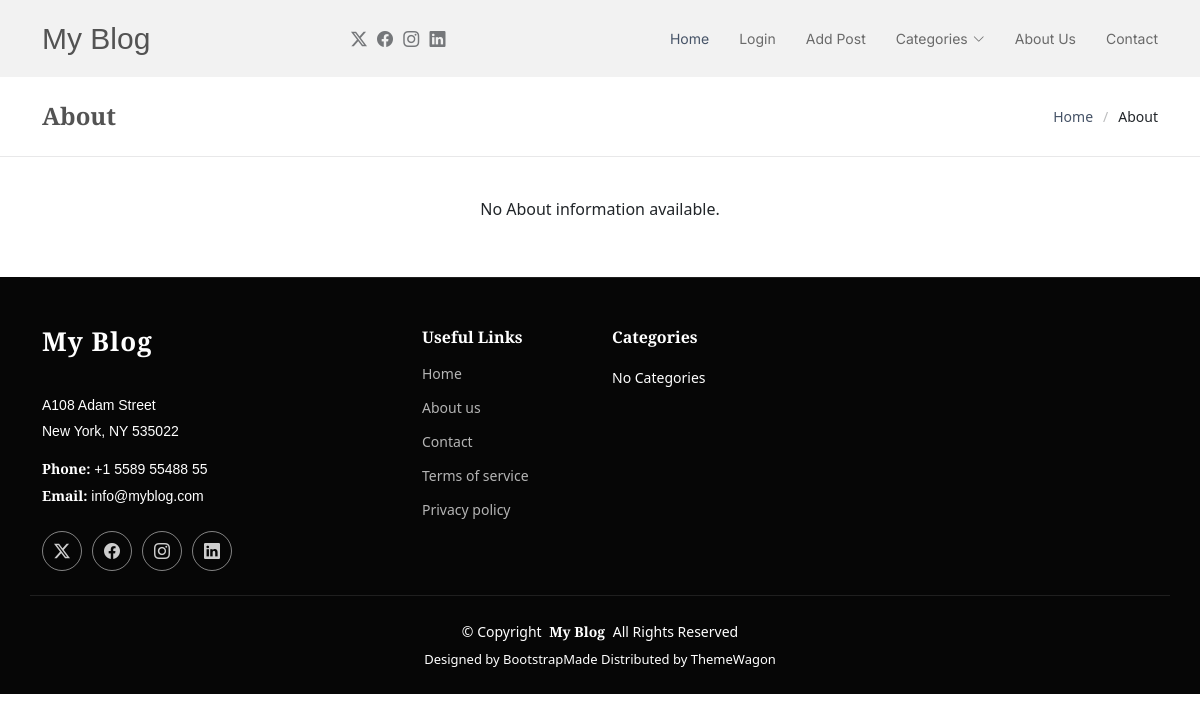
/about_us/about/, run on an earlier commit of the app's database.
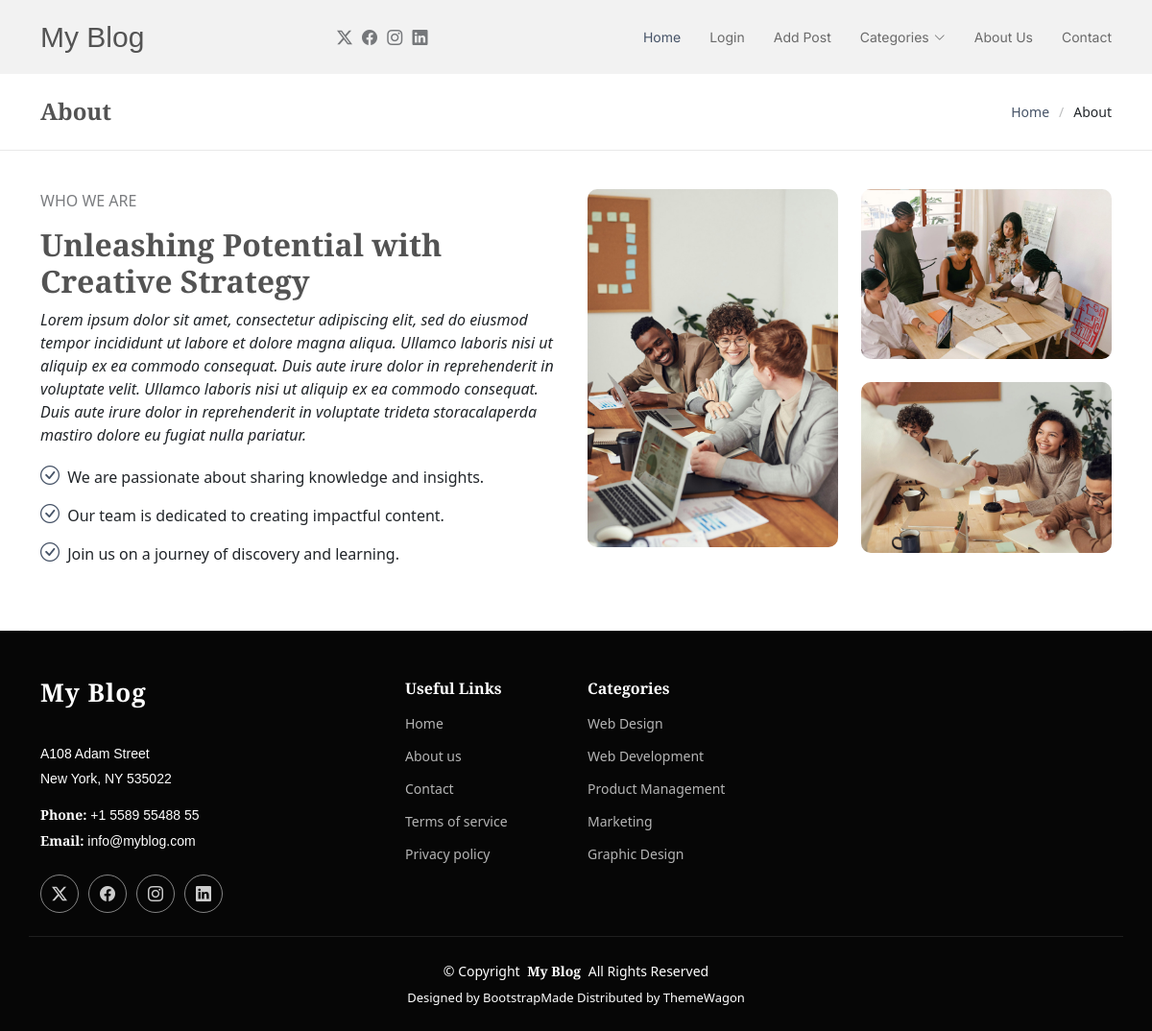
And on a later commit of the database.
### about_us/models.py (models this page shows, shortened)
class About(models.Model):
    title = models.CharField(max_length=100)
    description = models.TextField()
    image = models.ImageField(upload_to='about_us/images/')

### post/models.py (models this page shows, shortened)
class Category(models.Model):
    name = models.CharField(max_length=50)

### about_us/views.py (the view)
# urls.py: path('about/' , views.AboutView.as_view() , name='about'),
class AboutView(ListView):
    model = About
    template_name = 'about_us/about.html'
    context_object_name = 'about'
    def get_context_data(self, **kwargs):
        context = super().get_context_data(**kwargs)
        context['categories'] = Category.objects.all()
        return context

### about_us/templates/about_us/about.html (shortened to what this page needs)
{% extends 'base.html' %}
{% load static %}
{% block body %}
    <div class="page-title">
        <div class="container d-lg-flex justify-content-between align-items-center">
            <h1 class="mb-2 mb-lg-0">About</h1>
            <nav class="breadcrumbs">
                <ol>
                    <li><a href="{% url 'post:home' %}">Home</a></li>
                    <li class="current">About</li>
                </ol>
            </nav>
        </div>
    </div>
    <section id="about" class="about section">
        <div class="container">
            <div class="row gy-4">
                {% for item in about %}
                    <div class="col-lg-6 content" data-aos="fade-up" data-aos-delay="100">
                        <p class="who-we-are">Who We Are</p>
                        <h3>{{ item.title }}</h3>
                        <p class="fst-italic">{{ item.description }}</p>
                        <ul>
                            <li><i class="bi bi-check-circle"></i> <span>We are passionate about sharing knowledge and insights.</span></li>
                            <li><i class="bi bi-check-circle"></i> <span>Our team is dedicated to creating impactful content.</span></li>
                            <li><i class="bi bi-check-circle"></i> <span>Join us on a journey of discovery and learning.</span></li>
                        </ul>
                    </div>
                    <div class="col-lg-6 about-images" data-aos="fade-up" data-aos-delay="200">
                        <div class="row gy-4">
                          <div class="col-lg-6">
                            <img src="{{ item.image.url }}" class="img-fluid" alt="{{ item.title }}">
                          </div>
                          <div class="col-lg-6">
                            <div class="row gy-4">
                              <div class="col-lg-12">
                                <img src="{% static 'img/about-company-2.jpg' %}" class="img-fluid" alt="">
                              </div>
                              <div class="col-lg-12">
                                <img src="{% static 'img/about-company-3.jpg' %}" class="img-fluid" alt="">
                              </div>
                            </div>
                          </div>
                        </div>
                    </div>
                {% empty %}
                    <div class="col-12 text-center">
                        <p>No About information available.</p>
                    </div>
                {% endfor %}
            </div>
        </div>
    </section>
{% endblock %}

### templates/base.html (shortened to what this page needs)
{% load static %}
<!DOCTYPE html>
<html lang="en">
<head>
    <link href="{% static 'vendor/bootstrap/css/bootstrap.min.css' %}" rel="stylesheet">
    <link href="{% static 'vendor/bootstrap-icons/bootstrap-icons.css' %}" rel="stylesheet">
    <link href="{% static 'vendor/aos/aos.css' %}" rel="stylesheet">
    <link href="{% static 'vendor/swiper/swiper-bundle.min.css' %}" rel="stylesheet">
    <link href="{% static 'css/main.css' %}" rel="stylesheet">
</head>
<body class="index-page">
    <header id="header" class="header d-flex align-items-center sticky-top">
        <div class="container position-relative d-flex align-items-center justify-content-between">
            <a href="{% url 'post:home' %}" class="logo d-flex align-items-center me-auto me-xl-0">
                <h1 class="sitename">My Blog</h1>
            </a>
            <nav id="navmenu" class="navmenu">
                <ul>
                    <li><a href="{% url 'post:home' %}" class="active">Home</a></li>
                    {% if user.is_authenticated %}
                        <li><a href="{% url 'accounts:profile' %}">Profile</a></li>
                    {% else %}
                        <li><a href="{% url 'login' %}">Login</a></li>
                    {% endif %}
                    <li><a href="{% url 'post:add_post' %}">Add Post</a></li>
                    <li class="dropdown"><a href="#"><span>Categories</span> <i class="bi bi-chevron-down toggle-dropdown"></i></a>
                    </li>
                    <li><a href="{% url 'about_us:about' %}">About Us</a></li>
                    <li><a href="{% url 'post:contact' %}">Contact</a></li>
                </ul>
            </nav>
            <div class="header-social-links">
                <a href="https://twitter.com/" class="twitter"><i class="bi bi-twitter-x"></i></a>
                <a href="https://www.facebook.com/" class="facebook"><i class="bi bi-facebook"></i></a>
                <a href="https://www.instagram.com/" class="instagram"><i class="bi bi-instagram"></i></a>
                <a href="https://www.linkedin.com/" class="linkedin"><i class="bi bi-linkedin"></i></a>
            </div>
        </div>
    </header>
    <main class="main">
        {% block body %}
        {% endblock %}
    </main>
    <footer id="footer" class="footer dark-background">
        <div class="container footer-top">
            <div class="row gy-4">
                <div class="col-lg-4 col-md-6 footer-about">
                    <a href="{% url 'post:home' %}" class="logo d-flex align-items-center">
                        <span class="sitename">My Blog</span>
                    </a>
                    <div class="footer-contact pt-3">
                        <p>A108 Adam Street</p>
                        <p>New York, NY 535022</p>
                        <p class="mt-3"><strong>Phone:</strong> <span>+1 5589 55488 55</span></p>
                        <p><strong>Email:</strong> <span>info@myblog.com</span></p>
                    </div>
                    <div class="social-links d-flex mt-4">
                        <a href="https://twitter.com/"><i class="bi bi-twitter-x"></i></a>
                        <a href="https://www.facebook.com/"><i class="bi bi-facebook"></i></a>
                        <a href="https://www.instagram.com/"><i class="bi bi-instagram"></i></a>
                        <a href="https://www.linkedin.com/"><i class="bi bi-linkedin"></i></a>
                    </div>
                </div>
                <div class="col-lg-2 col-md-3 footer-links">
                    <h4>Useful Links</h4>
                    <ul>
                        <li><a href="{% url 'post:home' %}">Home</a></li>
                        <li><a href="{% url 'about_us:about' %}">About us</a></li>
                        <li><a href="{% url 'post:contact' %}">Contact</a></li>
                        <li><a href="#">Terms of service</a></li>
                        <li><a href="#">Privacy policy</a></li>
                    </ul>
                </div>
                <div class="col-lg-2 col-md-3 footer-links">
                    <h4>Categories</h4>
                    <ul>
                        {% for category in categories %}
                            <li><a href="{% url 'post:category' category.id %}">{{ category.name }}</a></li>
                        {% empty %}
                            <li>No Categories</li>
                        {% endfor %}
                    </ul>
                </div>
            </div>
        </div>
        <div class="container copyright text-center mt-4">
            <p>© <span>Copyright</span> <strong class="px-1 sitename">My Blog</strong> <span>All Rights Reserved</span></p>
            <div class="credits">
                Designed by <a href="https://bootstrapmade.com/">BootstrapMade</a> Distributed by <a href="https://themewagon.com">ThemeWagon</a>
            </div>
        </div>
    </footer>
</body>
</html>

What changed in the data, as far as the page shows it:
added About: title "Unleashing Potential with Creative Strategy", description "Lorem ipsum dolor sit amet, consectetur adipiscing elit, sed do eiusmod tempor incididunt ut labore et dolore magna aliqua. Ullamco laboris nisi ut aliquip ex ea commodo consequat. Duis aute irure dolor in reprehenderit in voluptate velit. Ullamco laboris nisi ut aliquip ex ea commodo consequat. Duis aute irure dolor in reprehenderit in voluptate trideta storacalaperda mastiro dolore eu fugiat nulla pariatur.", image (picture)
added Category: name "Web Design"
added Category: name "Web Development"
added Category: name "Product Management"
added Category: name "Marketing"
added Category: name "Graphic Design"
Also different on the page:
text no longer shown: "No About information available. No Categories"
